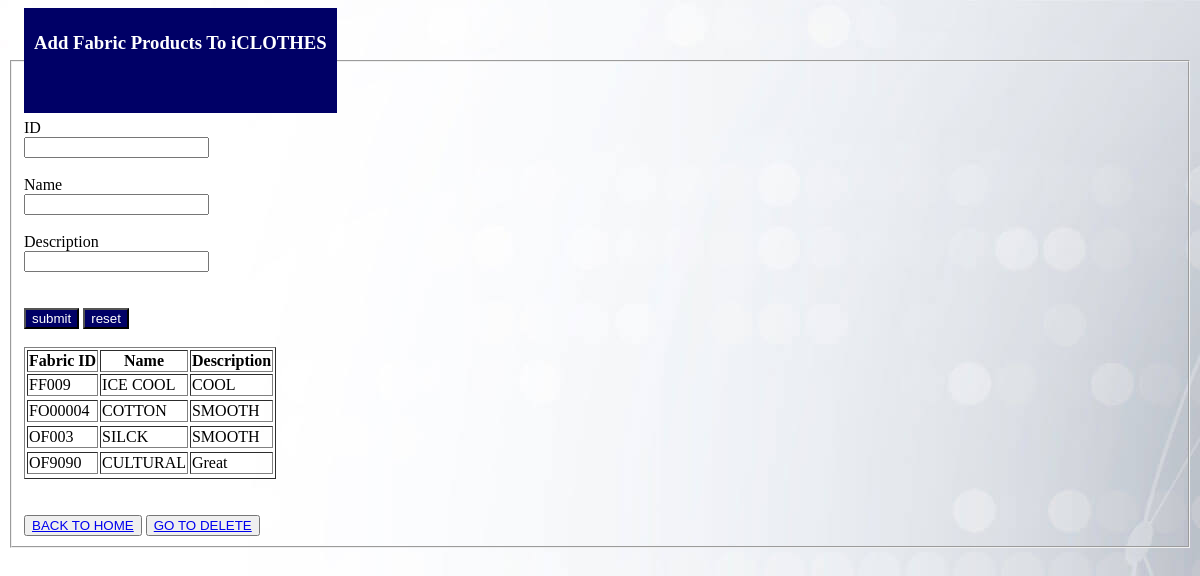
Screenshot of /php/edit.php with the database file from the repository.
### tables this page shows
CREATE TABLE `fabrics` (
  `ID` varchar(50) NOT NULL,
  `Name` varchar(100) NOT NULL,
  `Description` varchar(200) NOT NULL
);

### php/edit.php (the view, shortened to what this page needs)
<?php
require 'config.php';
?>
<html>
<head>
<link rel="stylesheet" href="../styles/edit.css">
</head>
<body style="background-color : #c2d6d6;" >
<form method="post" action="<?php echo htmlspecialchars($_SERVER["PHP_SELF"]);?>">
<fieldset>
<legend >
<h3>Add Fabric Products To iCLOTHES</h3><br><br>
</legend>
<lable>ID</lable><br> <input type="text" name="ofID"><BR/><br>
</lable>Name</lable><br> <input type="text" name="ofName"><BR/><br>
</lable>Description</lable><br> <input type="text" name="ofDesc" ><BR/>
<br><br><input type="submit" value="submit" name="submitBtn" class="lbutton">
<input type="reset" value="reset" class="lbutton"><br><br>
</form>
<?php
function readData(){
global $conn;
$sql = "SELECT * FROM fabrics";
$result = $conn->query($sql);
if ($result->num_rows > 0)
{
echo ("<table border='1'>");
?>
<html>
<th >Fabric ID</th><th> Name </th><th> Description </th></html>
<?php
while($row = $result->fetch_assoc()) {
echo ("<tr>");
echo ("<td>". $row['ID']. "</td>");
echo ("<td>" . $row['Name'] . "</td>");
echo ("<td>" . $row['Description'] . "</td>");
echo ("<tr>");
}
echo ("</table>");
}else {
echo "No results <br />";
}
}
readData();
?>
<br><br><button class="btn2"><a href = "home.php">BACK TO HOME</a></button>
<button class="btn2"><a href = "delete.php">GO TO DELETE</button></a><br>
</body>
</html>

### styles/edit.css (style rules this page uses)
body { background-image: url(" ../images/ad2.jpg"); }
legend { background-color: #000066; color: white; padding: 5px 10px; }
.lbutton { background-color: #000066; color : white; }

### rows the page displays
fabrics: ID "FF009", Name "ICE COOL", Description "COOL"
fabrics: ID "FO00004", Name "COTTON", Description "SMOOTH"
fabrics: ID "OF003", Name "SILCK", Description "SMOOTH"
fabrics: ID "OF9090", Name "CULTURAL", Description "Great"
